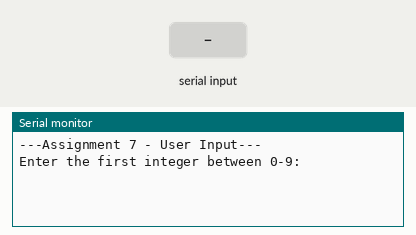
This sketch was run on a simulated Arduino Uno, built with avr-gcc and run on an emulated ATmega328P. Parts: the last lines printed to the serial monitor. Inputs (shaded band) come from the test bench.

Above: at 1.2 s.
1.3 s: "90,45\n" received over Serial
At 1.53 s:
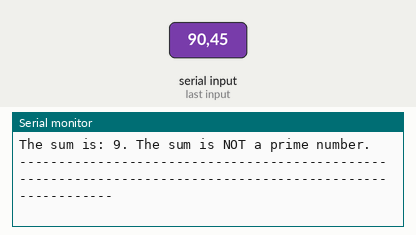
2.8 s: "30,150\n" received over Serial
At 4.3 s:
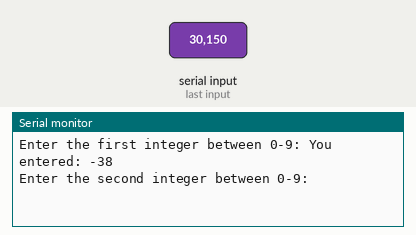
Timing chart, 0 to 5.8 s (numbered marks = the images above; inputs shaded):
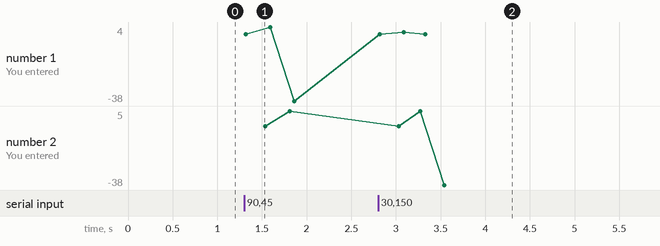

The sketch:

Assignment7_User_Input.ino
```cpp
int A, B, C;

void setup()
{
  // Initializes the baud rate and prints the first statement
  Serial.begin(9600);
  Serial.print("---Assignment 7 - User Input---\n\n");
}

void loop()
{
  // Asks for user input
  Serial.print("Enter the first integer between 0-9: ");
  // Waits for user input, and does nothing while waiting
  while(Serial.available() == 0){}
  // Converts user input from ASCII to decimal, and store into A
  A = Serial.read() - 48;
  Serial.print("You entered: ");
  Serial.println(A);

  // Asks for user input
  Serial.print("Enter the second integer between 0-9: ");
  // Waits for user input, and does nothing while waiting
  while(Serial.available() == 0) {}
  // Converts user input from ASCII to decimal, and store into B
  B = Serial.read() - 48;
  Serial.print("You entered: ");
  Serial.println(B);

  // Finds the sum of A and B
  C = A + B;

  Serial.print("\nThe sum is: ");
  Serial.print(C);
  Serial.print(". ");

  // Switch to see if C is a prime number
  switch(C)
  {
    case 0: Serial.print("The sum is NOT a prime number."); break;
    case 1: Serial.print("The sum is NOT a prime number."); break;
    case 2: Serial.print("The sum is a prime number."); break;
    case 3: Serial.print("The sum is a prime number."); break;
    case 4: Serial.print("The sum is NOT a prime number."); break;
    case 5: Serial.print("The sum is a prime number."); break;
    case 6: Serial.print("The sum is NOT a prime number."); break;
    case 7: Serial.print("The sum is a prime number."); break;
    case 8: Serial.print("The sum is NOT a prime number."); break;
    case 9: Serial.print("The sum is NOT a prime number."); break;
    case 10: Serial.print("The sum is NOT a prime number."); break;
    case 11: Serial.print("The sum is a prime number."); break;
    case 12: Serial.print("The sum is NOT a prime number."); break;
    case 13: Serial.print("The sum is a prime number."); break;
    case 14: Serial.print("The sum is NOT a prime number."); break;
    case 15: Serial.print("The sum is NOT a prime number."); break;
    case 16: Serial.print("The sum is NOT a prime number."); break;
    case 17: Serial.print("The sum is a prime number."); break;
    case 18: Serial.print("The sum is NOT a prime number."); break;

  }
  // Seperates first time through from the next time through
  Serial.println("\n----------------------------------------------------------------------------------------------------------");
}
```

Measured:
- after the input at 1.3 s, the serial monitor: prints a new line at once (image 1)
- after the input at 2.8 s, the serial monitor: prints a new line at once (image 2)
